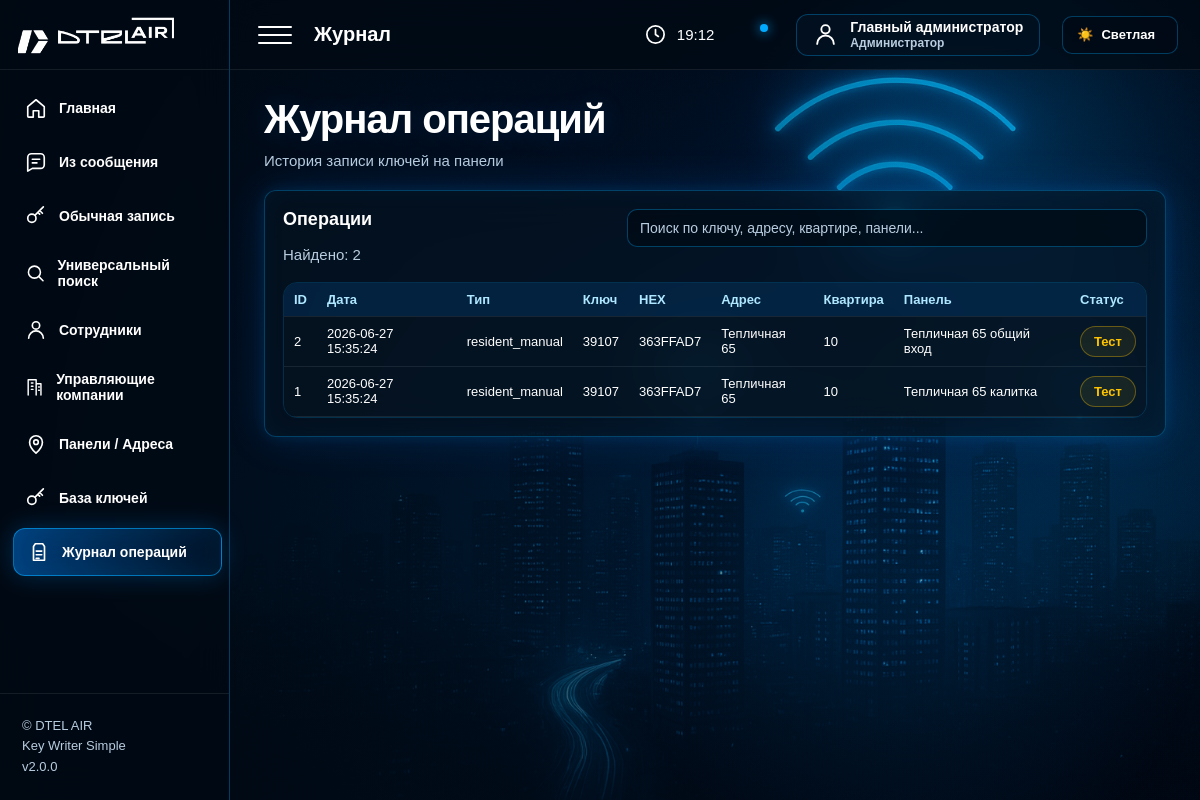
/log (signed in), run on an earlier commit of the app's database.
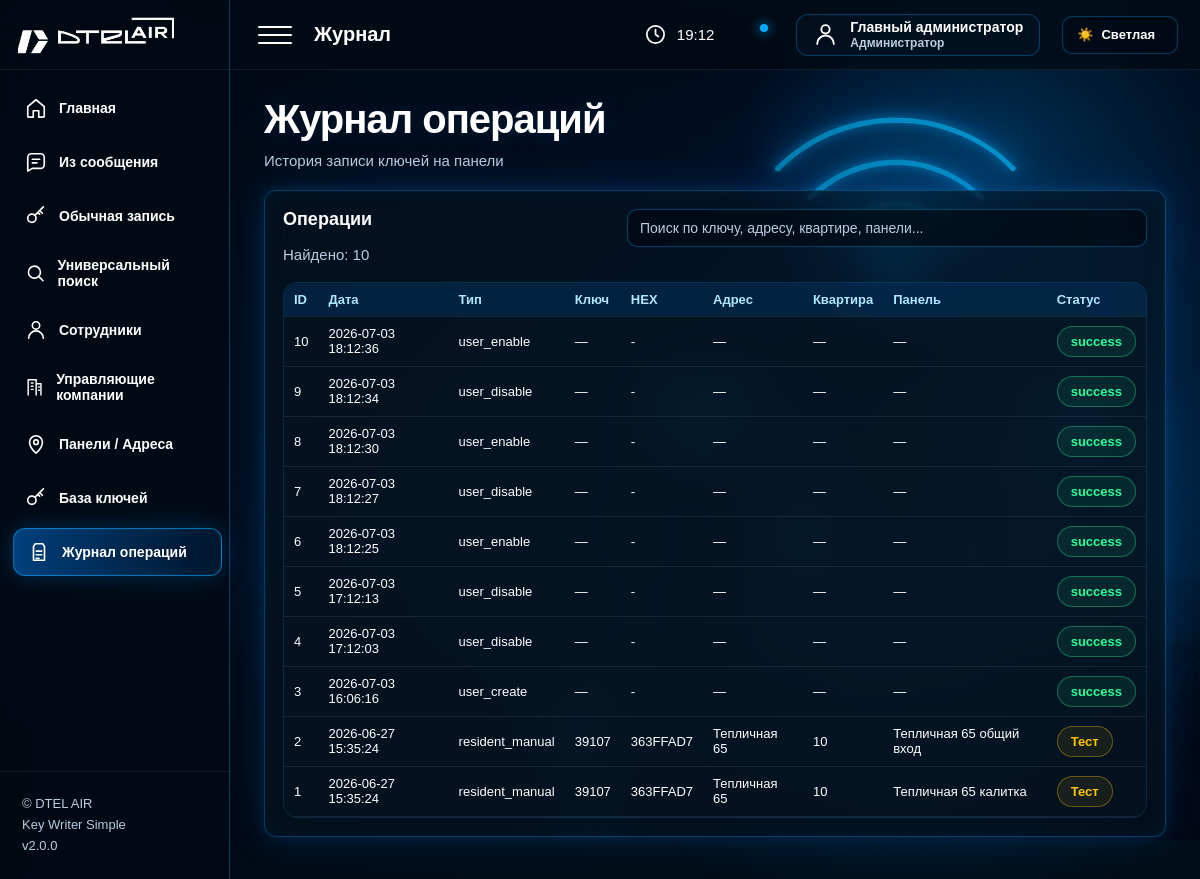
And on a later commit of the database.
### tables this page shows
CREATE TABLE operation_log (
            id INTEGER PRIMARY KEY AUTOINCREMENT,
            mode TEXT NOT NULL,
            printed_number TEXT DEFAULT '',
            hex_value TEXT NOT NULL,
            flat_num TEXT DEFAULT '',
            mac TEXT NOT NULL,
            panel_name TEXT DEFAULT '',
            status TEXT NOT NULL,
            response TEXT DEFAULT '',
            created_at TEXT DEFAULT CURRENT_TIMESTAMP
        , address TEXT DEFAULT '', apartment TEXT DEFAULT '', username TEXT DEFAULT '', user_full_name TEXT DEFAULT '', user_role TEXT DEFAULT '');

### app/routers/log.py (the view)
@router.get("/log", response_class=HTMLResponse)
def log_page(request: Request):
    return templates.TemplateResponse(
        "log.html",
        {
            "request": request,
            "rows": get_last_operations(),
        },
    )

### app/templates/log.html (shortened to what this page needs)
{% extends 'base.html' %}
{% block page_name %}Журнал{% endblock %}
{% block content %}
<div class="hero-title">
    <h1>Журнал операций</h1>
    <p class="subtitle">История записи ключей на панели</p>
</div>
<div class="panel log-panel">
    <div class="panel-list-head">
        <div>
            <h2>Операции</h2>
            <p class="subtitle">
                Найдено: <span id="logFound">{{ rows|length }}</span>
            </p>
        </div>
        <div class="panel-search">
            <input
                type="text"
                id="logSearch"
                placeholder="Поиск по ключу, адресу, квартире, панели..."
                autocomplete="off"
            >
        </div>
    </div>
    <div class="table-scroll log-scroll">
        <table id="logTable">
            <thead>
            <tr>
                <th>ID</th>
                <th>Дата</th>
                <th>Тип</th>
                <th>Ключ</th>
                <th>HEX</th>
                <th>Адрес</th>
                <th>Квартира</th>
                <th>Панель</th>
                <th>Статус</th>
            </tr>
            </thead>
            <tbody>
            {% for r in rows %}
            <tr>
                <td>{{ r.id }}</td>
                <td>{{ r.created_at }}</td>
                <td>{{ r.mode or '—' }}</td>
                <td>{{ r.printed_number or '—' }}</td>
                <td>{{ r.hex_value or '—' }}</td>
                <td>{{ r.address or '—' }}</td>
                <td>{{ r.apartment or r.flat_num or '—' }}</td>
                <td>{{ r.panel_name or r.mac or '—' }}</td>
                <td>
                    {% if r.status == 'DRY_RUN' %}
                        <span class="badge dry-run">Тест</span>
                    {% elif r.status == 'ERROR' or r.status == 'NO_COOKIE' %}
                        <span class="badge error">{{ r.status }}</span>
                    {% else %}
                        <span class="badge success">{{ r.status }}</span>
                    {% endif %}
                </td>
            </tr>
            {% endfor %}
            </tbody>
        </table>
    </div>
</div>
{% endblock %}

### app/templates/base.html (shortened to what this page needs)
<!DOCTYPE html>
<html lang="ru">
<head>
    <link rel="stylesheet" href="/static/css/style.css">
</head>
<body>
<div class="app-shell">
    <aside class="sidebar">
        <div class="brand">
            <img src="/static/img/logo.png" alt="DTEL AIR">
        </div>
        <nav class="sidebar-nav">
            <a class="nav-item" href="/">
                <svg viewBox="0 0 24 24"><path d="M3 10.5 12 3l9 7.5V21a1 1 0 0 1-1 1h-5v-7H9v7H4a1 1 0 0 1-1-1z"/></svg>
                <span>Главная</span>
            </a>
            <a class="nav-item" href="/message">
                <svg viewBox="0 0 24 24"><path d="M21 15a4 4 0 0 1-4 4H8l-5 3V7a4 4 0 0 1 4-4h10a4 4 0 0 1 4 4z"/><path d="M8 9h8M8 13h5"/></svg>
                <span>Из сообщения</span>
            </a>
            <a class="nav-item" href="/write/manual">
                <svg viewBox="0 0 24 24"><circle cx="7.5" cy="14.5" r="4.5"/><path d="m11 11 9-9M16 6l3 3M14 8l2 2"/></svg>
                <span>Обычная запись</span>
            </a>
            <a class="nav-item" href="/search">
                <svg viewBox="0 0 24 24"><circle cx="11" cy="11" r="7"/><path d="m16.5 16.5 4.5 4.5"/></svg>
                <span>Универсальный поиск</span>
            </a>
            <a class="nav-item" href="/employees">
                <svg viewBox="0 0 24 24"><path d="M20 21a8 8 0 0 0-16 0"/><circle cx="12" cy="7" r="4"/></svg>
                <span>Сотрудники</span>
            </a>
            <a class="nav-item" href="/uk">
                <svg viewBox="0 0 24 24"><path d="M4 22V3h10v19M14 8h6v14"/><path d="M8 7h2M8 11h2M8 15h2M17 12h1M17 16h1"/></svg>
                <span>Управляющие компании</span>
            </a>
            <a class="nav-item" href="/panels">
                <svg viewBox="0 0 24 24"><path d="M12 22s7-6.2 7-12a7 7 0 0 0-14 0c0 5.8 7 12 7 12z"/><circle cx="12" cy="10" r="2.5"/></svg>
                <span>Панели / Адреса</span>
            </a>
            <a class="nav-item" href="/keys">
                <svg viewBox="0 0 24 24"><circle cx="7.5" cy="14.5" r="4.5"/><path d="m11 11 9-9M16 6l3 3M14 8l2 2"/></svg>
                <span>База ключей</span>
            </a>
            <a class="nav-item" href="/log">
                <svg viewBox="0 0 24 24"><path d="M8 3h8l2 3v15H6V6z"/><path d="M9 11h6M9 15h6M9 19h3"/></svg>
                <span>Журнал операций</span>
            </a>
        </nav>
        <div class="sidebar-footer">
            <div>© DTEL AIR</div>
            <div>Key Writer Simple</div>
            <div>v2.0.0</div>
        </div>
    </aside>
    <main class="main">
        <header class="topbar">
            <div class="topbar-left">
                <div class="burger">
                    <span></span>
                    <span></span>
                    <span></span>
                </div>
                <div class="top-title">
                    {% block page_name %}Панель управления{% endblock %}
                </div>
            </div>
            <div class="topbar-right">
                <div class="top-info">
                    <svg viewBox="0 0 24 24">
                        <circle cx="12" cy="12" r="9"/>
                        <path d="M12 7v5l3 2"/>
                    </svg>
                    <span id="live-time">--:--</span>
                </div>
                <div class="notify">
                    <i></i>
                </div>
                <a class="user-pill" href="/users" title="Пользователи">
                    <svg viewBox="0 0 24 24">
                        <path d="M20 21a8 8 0 0 0-16 0"/>
                        <circle cx="12" cy="7" r="4"/>
                    </svg>
                    <span class="user-pill-text">
                        <b>
                            {% if current_user(request) %}
                                {{ current_user(request)["full_name"] }}
                            {% else %}
                                Пользователь
                            {% endif %}
                        </b>
                        <small>
                            {% if current_user(request) %}
                                {% if current_user(request)["role"] == "admin" %}
                                    Администратор
                                {% else %}
                                    Оператор
                                {% endif %}
                            {% else %}
                                Гость
                            {% endif %}
                        </small>
                    </span>
                </a>
                <button type="button" class="theme-toggle theme-icon-only" id="themeToggle">
                    <span class="theme-icon">☀️</span>
                    <span class="theme-text">Светлая</span>
                </button>
            </div>
        </header>
        <section class="content">
            {% block content %}{% endblock %}
        </section>
    </main>
</div>
</body>
</html>

### app/static/css/base.css (style rules this page uses)
* { box-sizing: border-box; }
:root { --sidebar-width: 230px; --bg-color: #02111a; --text: #ffffff; --text-strong: #ffffff; --muted: #b8cde0; --panel: rgba(6, 20, 34, 0.58); --panel-strong: rgba(0, 10, 20, 0.72); --line: rgba(0, 170, 255, 0.32); --line-soft: rgba(0, 170, 255, 0.20); --soft: rgba(255, 255, 255, 0.08); --blue: #00aaff; --blue-2: #0b8fff; --green: #2cff9a; --red: #ff4a5f; --yellow: #ffc400; --field-bg: rgba(0, 10, 20, 0.72); --field-text: #ffffff; --field-border: rgba(0, 170, 255, 0.34); --hover-bg: rgba(0, 170, 255, 0.08); --hover-text: #ffffff; --shadow-panel: inset 0 0 24px rgba(0,170,255,.05), 0 0 14px rgba(0,170,255,.12), 0 0 42px rgba(0,120,255,.18); }
html, body { margin: 0; min-height: 100%; font-family: Arial, Helvetica, sans-serif; color: var(--text); background: linear-gradient( 90deg, rgba(0, 8, 17, 0.90) 0%, rgba(0, 12, 25, 0.62) 34%, rgba(0, 12, 25, 0.25) 66%, rgba(0, 12, 25, 0.04) 100% ), linear-gradient( 180deg, rgba(0, 8, 17, 0.08), rgba(0, 8, 17, 0.35) ), url("/static/img/hero.png") right center / contain fixed no-repeat; background-color: var(--bg-color); }
body::before { content: ""; position: fixed; inset: 0; pointer-events: none; background: radial-gradient(circle at 84% 18%, rgba(0, 170, 255, 0.18), transparent 22%), radial-gradient(circle at 76% 74%, rgba(0, 150, 255, 0.12), transparent 28%), radial-gradient(circle at 95% 52%, rgba(0, 190, 255, 0.08), transparent 20%); z-index: 0; }
h1 { margin: 0 0 10px; color: var(--text-strong); font-size: 40px; line-height: 1.05; font-weight: 900; letter-spacing: -1px; text-shadow: 0 0 24px rgba(0, 140, 255, 0.16); }
h2 { margin: 0 0 14px; color: var(--text-strong); font-size: 18px; }
p { margin: 0; }
.subtitle { margin: 0; color: var(--muted); font-size: 15px; line-height: 1.45; }
.badge { display: inline-flex; align-items: center; justify-content: center; padding: 7px 13px; border-radius: 999px; font-size: 13px; font-weight: 800; }
.badge.success { color: var(--green); background: rgba(44, 255, 154, 0.08); border: 1px solid rgba(44, 255, 154, 0.35); }
.badge.dry-run { color: var(--yellow); background: rgba(255, 196, 0, 0.08); border: 1px solid rgba(255, 196, 0, 0.35); }

### app/static/css/components.css (style rules this page uses)
.panel, .card { background: var(--panel); color: var(--text); border: 1px solid var(--line); border-radius: 12px; backdrop-filter: blur(22px); box-shadow: var(--shadow-panel); transition: 0.22s; }
.panel { padding: 18px; }
.btn, button, input[type="submit"] { min-height: 38px; display: inline-flex; align-items: center; justify-content: center; gap: 12px; padding: 0 18px; color: #ffffff; background: linear-gradient(180deg, #0b8fff, #006ee8); border: 1px solid rgba(90, 205, 255, 0.45); border-radius: 9px; font-size: 14px; font-weight: 800; text-decoration: none; cursor: pointer; box-shadow: inset 0 1px 0 rgba(255, 255, 255, 0.16), 0 0 22px rgba(0, 120, 255, 0.28); transition: 0.18s; }
.panel-head, .panel-list-head, .panels-head { display: flex; align-items: flex-start; justify-content: space-between; gap: 18px; flex-wrap: wrap; margin-bottom: 16px; }
.panel-search { width: min(520px, 100%); min-width: 280px; margin: 0; }
.panel-search input { width: 100%; margin: 0; }
.theme-toggle { min-height: 38px; padding: 0 14px; gap: 8px; color: var(--text); background: rgba(0, 10, 20, 0.45); border: 1px solid var(--line); border-radius: 10px; font-size: 13px; box-shadow: none; }
.theme-toggle::after { content: ""; }

### app/static/css/forms.css (style rules this page uses)
input, textarea, select { width: 100%; min-height: 38px; margin-bottom: 10px; padding: 8px 12px; border-radius: 10px; outline: none; color: var(--field-text); background: var(--field-bg); border: 1px solid var(--field-border); font-size: 14px; transition: background .2s, color .2s, border-color .2s, box-shadow .2s; }
input::placeholder, textarea::placeholder { color: var(--muted); }

### app/static/css/tables.css (style rules this page uses)
table { width: 100%; border-collapse: collapse; overflow: hidden; border-radius: 14px; background: var(--panel); color: var(--text); border: 1px solid var(--line-soft); }
th, td { padding: 9px 10px; text-align: left; font-size: 13px; border-bottom: 1px solid var(--soft); transition: 0.18s; }
th { color: #aee7ff; background: rgba(0, 116, 220, 0.17); }
td { color: var(--text); }

### app/static/css/pages/keys_log.css (style rules this page uses)
.log-scroll { max-height: 560px; overflow: auto; }
.log-scroll table { color: var(--text); }

What changed in the data, as far as the page shows it:
added operation_log: id "10", created_at "2026-07-03 18:12:36", mode "user_enable", printed_number "—", hex_value "-", address "—", apartment+flat_num "—", panel_name+mac "—", status "success"
added operation_log: id "9", created_at "2026-07-03 18:12:34", mode "user_disable", printed_number "—", hex_value "-", address "—", apartment+flat_num "—", panel_name+mac "—", status "success"
added operation_log: id "8", created_at "2026-07-03 18:12:30", mode "user_enable", printed_number "—", hex_value "-", address "—", apartment+flat_num "—", panel_name+mac "—", status "success"
added operation_log: id "7", created_at "2026-07-03 18:12:27", mode "user_disable", printed_number "—", hex_value "-", address "—", apartment+flat_num "—", panel_name+mac "—", status "success"
added operation_log: id "6", created_at "2026-07-03 18:12:25", mode "user_enable", printed_number "—", hex_value "-", address "—", apartment+flat_num "—", panel_name+mac "—", status "success"
added operation_log: id "5", created_at "2026-07-03 17:12:13", mode "user_disable", printed_number "—", hex_value "-", address "—", apartment+flat_num "—", panel_name+mac "—", status "success"
added operation_log: id "4", created_at "2026-07-03 17:12:03", mode "user_disable", printed_number "—", hex_value "-", address "—", apartment+flat_num "—", panel_name+mac "—", status "success"
added operation_log: id "3", created_at "2026-07-03 16:06:16", mode "user_create", printed_number "—", hex_value "-", address "—", apartment+flat_num "—", panel_name+mac "—", status "success"
Also different on the page:
{{ rows|length }}: "2" → "10"
